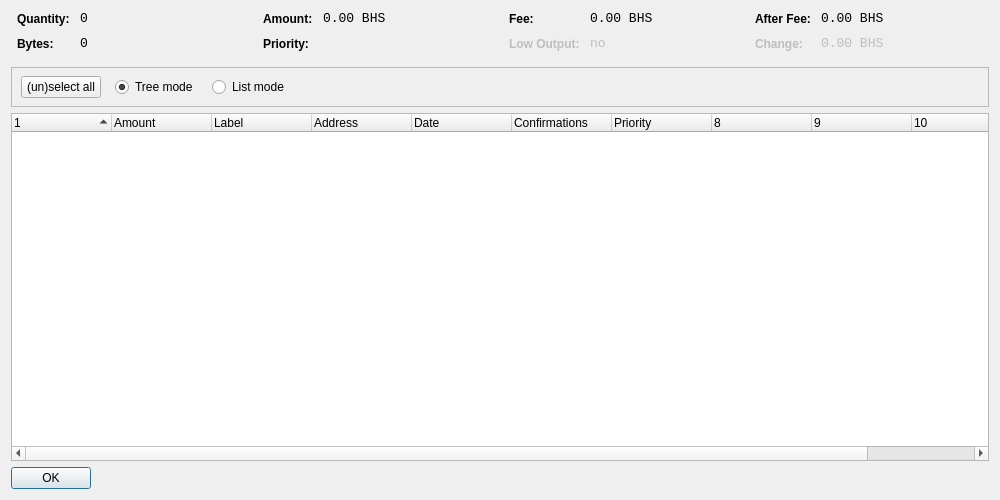
<?xml version="1.0" encoding="UTF-8"?>
<ui version="4.0">
 <class>CoinControlDialog</class>
 <widget class="QDialog" name="CoinControlDialog">
  <property name="geometry">
   <rect>
    <x>0</x>
    <y>0</y>
    <width>1000</width>
    <height>500</height>
   </rect>
  </property>
  <property name="windowTitle">
   <string>Coin Control</string>
  </property>
  <layout class="QVBoxLayout" name="verticalLayout">
   <item>
    <layout class="QHBoxLayout" name="horizontalLayoutTop" stretch="0,0,0,0">
     <property name="topMargin">
      <number>0</number>
     </property>
     <property name="bottomMargin">
      <number>10</number>
     </property>
     <item>
      <layout class="QFormLayout" name="formLayoutCoinControl1">
       <property name="horizontalSpacing">
        <number>10</number>
       </property>
       <property name="verticalSpacing">
        <number>10</number>
       </property>
       <property name="leftMargin">
        <number>6</number>
       </property>
       <property name="rightMargin">
        <number>6</number>
       </property>
       <item row="0" column="0">
        <widget class="QLabel" name="labelCoinControlQuantityText">
         <property name="styleSheet">
          <string notr="true">font-weight:bold;</string>
         </property>
         <property name="text">
          <string>Quantity:</string>
         </property>
        </widget>
       </item>
       <item row="0" column="1">
        <widget class="QLabel" name="labelCoinControlQuantity">
         <property name="font">
          <font>
           <family>Monospace</family>
           <pointsize>10</pointsize>
          </font>
         </property>
         <property name="cursor">
          <cursorShape>IBeamCursor</cursorShape>
         </property>
         <property name="contextMenuPolicy">
          <enum>Qt::ActionsContextMenu</enum>
         </property>
         <property name="text">
          <string notr="true">0</string>
         </property>
         <property name="textInteractionFlags">
          <set>Qt::LinksAccessibleByMouse|Qt::TextSelectableByKeyboard|Qt::TextSelectableByMouse</set>
         </property>
        </widget>
       </item>
       <item row="1" column="0">
        <widget class="QLabel" name="labelCoinControlBytesText">
         <property name="styleSheet">
          <string notr="true">font-weight:bold;</string>
         </property>
         <property name="text">
          <string>Bytes:</string>
         </property>
        </widget>
       </item>
       <item row="1" column="1">
        <widget class="QLabel" name="labelCoinControlBytes">
         <property name="font">
          <font>
           <family>Monospace</family>
           <pointsize>10</pointsize>
          </font>
         </property>
         <property name="cursor">
          <cursorShape>IBeamCursor</cursorShape>
         </property>
         <property name="contextMenuPolicy">
          <enum>Qt::ActionsContextMenu</enum>
         </property>
         <property name="text">
          <string notr="true">0</string>
         </property>
         <property name="textInteractionFlags">
          <set>Qt::LinksAccessibleByMouse|Qt::TextSelectableByKeyboard|Qt::TextSelectableByMouse</set>
         </property>
        </widget>
       </item>
      </layout>
     </item>
     <item>
      <layout class="QFormLayout" name="formLayoutCoinControl2">
       <property name="horizontalSpacing">
        <number>10</number>
       </property>
       <property name="verticalSpacing">
        <number>10</number>
       </property>
       <property name="leftMargin">
        <number>6</number>
       </property>
       <property name="rightMargin">
        <number>6</number>
       </property>
       <item row="0" column="0">
        <widget class="QLabel" name="labelCoinControlAmountText">
         <property name="styleSheet">
          <string notr="true">font-weight:bold;</string>
         </property>
         <property name="text">
          <string>Amount:</string>
         </property>
        </widget>
       </item>
       <item row="0" column="1">
        <widget class="QLabel" name="labelCoinControlAmount">
         <property name="font">
          <font>
           <family>Monospace</family>
           <pointsize>10</pointsize>
          </font>
         </property>
         <property name="cursor">
          <cursorShape>IBeamCursor</cursorShape>
         </property>
         <property name="contextMenuPolicy">
          <enum>Qt::ActionsContextMenu</enum>
         </property>
         <property name="text">
          <string notr="true">0.00 BHS</string>
         </property>
         <property name="textInteractionFlags">
          <set>Qt::LinksAccessibleByMouse|Qt::TextSelectableByKeyboard|Qt::TextSelectableByMouse</set>
         </property>
        </widget>
       </item>
       <item row="1" column="0">
        <widget class="QLabel" name="labelCoinControlPriorityText">
         <property name="styleSheet">
          <string notr="true">font-weight:bold;</string>
         </property>
         <property name="text">
          <string>Priority:</string>
         </property>
        </widget>
       </item>
       <item row="1" column="1">
        <widget class="QLabel" name="labelCoinControlPriority">
         <property name="font">
          <font>
           <family>Monospace</family>
           <pointsize>10</pointsize>
          </font>
         </property>
         <property name="cursor">
          <cursorShape>IBeamCursor</cursorShape>
         </property>
         <property name="contextMenuPolicy">
          <enum>Qt::ActionsContextMenu</enum>
         </property>
         <property name="text">
          <string/>
         </property>
         <property name="textInteractionFlags">
          <set>Qt::LinksAccessibleByMouse|Qt::TextSelectableByKeyboard|Qt::TextSelectableByMouse</set>
         </property>
        </widget>
       </item>
      </layout>
     </item>
     <item>
      <layout class="QFormLayout" name="formLayoutCoinControl3">
       <property name="horizontalSpacing">
        <number>10</number>
       </property>
       <property name="verticalSpacing">
        <number>10</number>
       </property>
       <property name="leftMargin">
        <number>6</number>
       </property>
       <property name="rightMargin">
        <number>6</number>
       </property>
       <item row="0" column="0">
        <widget class="QLabel" name="labelCoinControlFeeText">
         <property name="styleSheet">
          <string notr="true">font-weight:bold;</string>
         </property>
         <property name="text">
          <string>Fee:</string>
         </property>
        </widget>
       </item>
       <item row="0" column="1">
        <widget class="QLabel" name="labelCoinControlFee">
         <property name="font">
          <font>
           <family>Monospace</family>
           <pointsize>10</pointsize>
          </font>
         </property>
         <property name="cursor">
          <cursorShape>IBeamCursor</cursorShape>
         </property>
         <property name="contextMenuPolicy">
          <enum>Qt::ActionsContextMenu</enum>
         </property>
         <property name="text">
          <string notr="true">0.00 BHS</string>
         </property>
         <property name="textInteractionFlags">
          <set>Qt::LinksAccessibleByMouse|Qt::TextSelectableByKeyboard|Qt::TextSelectableByMouse</set>
         </property>
        </widget>
       </item>
       <item row="1" column="0">
        <widget class="QLabel" name="labelCoinControlLowOutputText">
         <property name="enabled">
          <bool>false</bool>
         </property>
         <property name="styleSheet">
          <string notr="true">font-weight:bold;</string>
         </property>
         <property name="text">
          <string>Low Output:</string>
         </property>
        </widget>
       </item>
       <item row="1" column="1">
        <widget class="QLabel" name="labelCoinControlLowOutput">
         <property name="enabled">
          <bool>false</bool>
         </property>
         <property name="font">
          <font>
           <family>Monospace</family>
           <pointsize>10</pointsize>
          </font>
         </property>
         <property name="cursor">
          <cursorShape>IBeamCursor</cursorShape>
         </property>
         <property name="contextMenuPolicy">
          <enum>Qt::ActionsContextMenu</enum>
         </property>
         <property name="text">
          <string notr="true">no</string>
         </property>
         <property name="textInteractionFlags">
          <set>Qt::LinksAccessibleByMouse|Qt::TextSelectableByKeyboard|Qt::TextSelectableByMouse</set>
         </property>
        </widget>
       </item>
      </layout>
     </item>
     <item>
      <layout class="QFormLayout" name="formLayoutCoinControl4">
       <property name="horizontalSpacing">
        <number>10</number>
       </property>
       <property name="verticalSpacing">
        <number>10</number>
       </property>
       <property name="leftMargin">
        <number>6</number>
       </property>
       <property name="rightMargin">
        <number>6</number>
       </property>
       <item row="0" column="0">
        <widget class="QLabel" name="labelCoinControlAfterFeeText">
         <property name="styleSheet">
          <string notr="true">font-weight:bold;</string>
         </property>
         <property name="text">
          <string>After Fee:</string>
         </property>
        </widget>
       </item>
       <item row="0" column="1">
        <widget class="QLabel" name="labelCoinControlAfterFee">
         <property name="font">
          <font>
           <family>Monospace</family>
           <pointsize>10</pointsize>
          </font>
         </property>
         <property name="cursor">
          <cursorShape>IBeamCursor</cursorShape>
         </property>
         <property name="contextMenuPolicy">
          <enum>Qt::ActionsContextMenu</enum>
         </property>
         <property name="text">
          <string notr="true">0.00 BHS</string>
         </property>
         <property name="textInteractionFlags">
          <set>Qt::LinksAccessibleByMouse|Qt::TextSelectableByKeyboard|Qt::TextSelectableByMouse</set>
         </property>
        </widget>
       </item>
       <item row="1" column="0">
        <widget class="QLabel" name="labelCoinControlChangeText">
         <property name="enabled">
          <bool>false</bool>
         </property>
         <property name="styleSheet">
          <string notr="true">font-weight:bold;</string>
         </property>
         <property name="text">
          <string>Change:</string>
         </property>
        </widget>
       </item>
       <item row="1" column="1">
        <widget class="QLabel" name="labelCoinControlChange">
         <property name="enabled">
          <bool>false</bool>
         </property>
         <property name="font">
          <font>
           <family>Monospace</family>
           <pointsize>10</pointsize>
          </font>
         </property>
         <property name="cursor">
          <cursorShape>IBeamCursor</cursorShape>
         </property>
         <property name="contextMenuPolicy">
          <enum>Qt::ActionsContextMenu</enum>
         </property>
         <property name="text">
          <string notr="true">0.00 BHS</string>
         </property>
         <property name="textInteractionFlags">
          <set>Qt::LinksAccessibleByMouse|Qt::TextSelectableByKeyboard|Qt::TextSelectableByMouse</set>
         </property>
        </widget>
       </item>
      </layout>
     </item>
    </layout>
   </item>
   <item>
    <widget class="QFrame" name="frame">
     <property name="minimumSize">
      <size>
       <width>0</width>
       <height>40</height>
      </size>
     </property>
     <property name="frameShape">
      <enum>QFrame::StyledPanel</enum>
     </property>
     <property name="frameShadow">
      <enum>QFrame::Sunken</enum>
     </property>
     <widget class="QWidget" name="horizontalLayoutWidget">
      <property name="geometry">
       <rect>
        <x>10</x>
        <y>0</y>
        <width>781</width>
        <height>41</height>
       </rect>
      </property>
      <layout class="QHBoxLayout" name="horizontalLayoutPanel" stretch="0,0,0,0,0">
       <property name="spacing">
        <number>14</number>
       </property>
       <item>
        <widget class="QPushButton" name="pushButtonSelectAll">
         <property name="sizePolicy">
          <sizepolicy hsizetype="Maximum" vsizetype="Fixed">
           <horstretch>0</horstretch>
           <verstretch>0</verstretch>
          </sizepolicy>
         </property>
         <property name="text">
          <string>(un)select all</string>
         </property>
        </widget>
       </item>
       <item>
        <widget class="QRadioButton" name="radioTreeMode">
         <property name="sizePolicy">
          <sizepolicy hsizetype="Maximum" vsizetype="Fixed">
           <horstretch>0</horstretch>
           <verstretch>0</verstretch>
          </sizepolicy>
         </property>
         <property name="text">
          <string>Tree mode</string>
         </property>
         <property name="checked">
          <bool>true</bool>
         </property>
        </widget>
       </item>
       <item>
        <widget class="QRadioButton" name="radioListMode">
         <property name="sizePolicy">
          <sizepolicy hsizetype="Maximum" vsizetype="Fixed">
           <horstretch>0</horstretch>
           <verstretch>0</verstretch>
          </sizepolicy>
         </property>
         <property name="text">
          <string>List mode</string>
         </property>
        </widget>
       </item>
       <item>
        <spacer name="horizontalSpacer">
         <property name="orientation">
          <enum>Qt::Horizontal</enum>
         </property>
         <property name="sizeHint" stdset="0">
          <size>
           <width>40</width>
           <height>20</height>
          </size>
         </property>
        </spacer>
       </item>
      </layout>
     </widget>
    </widget>
   </item>
   <item>
    <widget class="CoinControlTreeWidget" name="treeWidget">
     <property name="contextMenuPolicy">
      <enum>Qt::CustomContextMenu</enum>
     </property>
     <property name="sortingEnabled">
      <bool>false</bool>
     </property>
     <property name="columnCount">
      <number>11</number>
     </property>
     <attribute name="headerShowSortIndicator" stdset="0">
      <bool>true</bool>
     </attribute>
     <attribute name="headerStretchLastSection">
      <bool>false</bool>
     </attribute>
     <column>
      <property name="text">
       <string/>
      </property>
     </column>
     <column>
      <property name="text">
       <string>Amount</string>
      </property>
     </column>
     <column>
      <property name="text">
       <string>Label</string>
      </property>
     </column>
     <column>
      <property name="text">
       <string>Address</string>
      </property>
     </column>
     <column>
      <property name="text">
       <string>Date</string>
      </property>
     </column>
     <column>
      <property name="text">
       <string>Confirmations</string>
      </property>
      <property name="toolTip">
       <string>Confirmed</string>
      </property>
     </column>
     <column>
      <property name="text">
       <string>Priority</string>
      </property>
     </column>
     <column>
      <property name="text">
       <string/>
      </property>
     </column>
     <column>
      <property name="text">
       <string/>
      </property>
     </column>
     <column>
      <property name="text">
       <string/>
      </property>
     </column>
     <column>
      <property name="text">
       <string/>
      </property>
     </column>
    </widget>
   </item>
   <item>
    <widget class="QDialogButtonBox" name="buttonBox">
     <property name="sizePolicy">
      <sizepolicy hsizetype="Maximum" vsizetype="Fixed">
       <horstretch>0</horstretch>
       <verstretch>0</verstretch>
      </sizepolicy>
     </property>
     <property name="orientation">
      <enum>Qt::Horizontal</enum>
     </property>
     <property name="standardButtons">
      <set>QDialogButtonBox::Ok</set>
     </property>
    </widget>
   </item>
  </layout>
 </widget>
 <customwidgets>
  <customwidget>
   <class>CoinControlTreeWidget</class>
   <extends>QTreeWidget</extends>
   <header>coincontroltreewidget.h</header>
  </customwidget>
 </customwidgets>
 <resources/>
 <connections/>
</ui>
